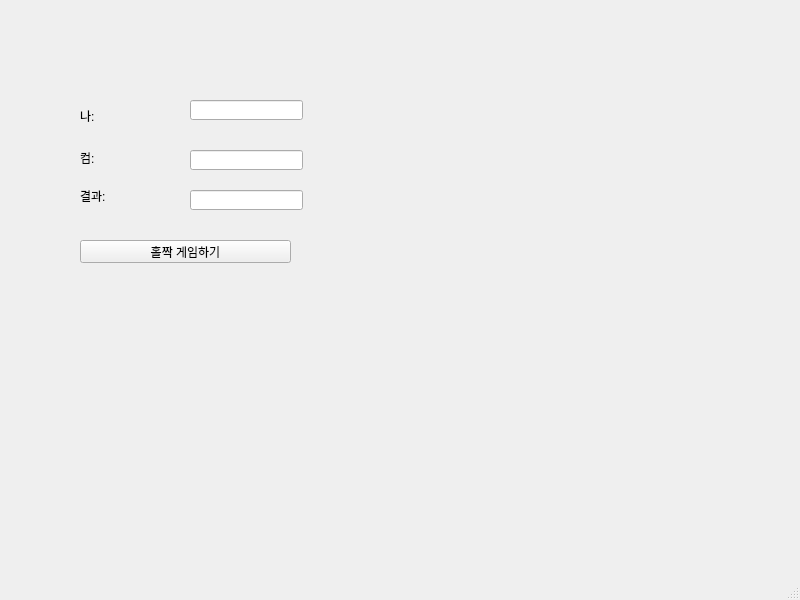
<?xml version="1.0" encoding="UTF-8"?>
<ui version="4.0">
 <class>MainWindow</class>
 <widget class="QMainWindow" name="MainWindow">
  <property name="geometry">
   <rect>
    <x>0</x>
    <y>0</y>
    <width>800</width>
    <height>600</height>
   </rect>
  </property>
  <property name="windowTitle">
   <string>MainWindow</string>
  </property>
  <widget class="QWidget" name="centralwidget">
   <widget class="QLabel" name="lblMine">
    <property name="geometry">
     <rect>
      <x>80</x>
      <y>110</y>
      <width>56</width>
      <height>12</height>
     </rect>
    </property>
    <property name="text">
     <string>나:</string>
    </property>
   </widget>
   <widget class="QLabel" name="lblCom">
    <property name="geometry">
     <rect>
      <x>80</x>
      <y>150</y>
      <width>56</width>
      <height>16</height>
     </rect>
    </property>
    <property name="text">
     <string>컴:</string>
    </property>
   </widget>
   <widget class="QLabel" name="lblResult">
    <property name="geometry">
     <rect>
      <x>80</x>
      <y>190</y>
      <width>56</width>
      <height>12</height>
     </rect>
    </property>
    <property name="text">
     <string>결과:</string>
    </property>
   </widget>
   <widget class="QPushButton" name="pb">
    <property name="geometry">
     <rect>
      <x>80</x>
      <y>240</y>
      <width>211</width>
      <height>23</height>
     </rect>
    </property>
    <property name="text">
     <string>홀짝 게임하기</string>
    </property>
   </widget>
   <widget class="QLineEdit" name="leMine">
    <property name="geometry">
     <rect>
      <x>190</x>
      <y>100</y>
      <width>113</width>
      <height>20</height>
     </rect>
    </property>
   </widget>
   <widget class="QLineEdit" name="leCom">
    <property name="geometry">
     <rect>
      <x>190</x>
      <y>150</y>
      <width>113</width>
      <height>20</height>
     </rect>
    </property>
   </widget>
   <widget class="QLineEdit" name="leResult">
    <property name="geometry">
     <rect>
      <x>190</x>
      <y>190</y>
      <width>113</width>
      <height>20</height>
     </rect>
    </property>
   </widget>
  </widget>
  <widget class="QMenuBar" name="menubar">
   <property name="geometry">
    <rect>
     <x>0</x>
     <y>0</y>
     <width>800</width>
     <height>21</height>
    </rect>
   </property>
  </widget>
  <widget class="QStatusBar" name="statusbar"/>
 </widget>
 <resources/>
 <connections/>
</ui>
